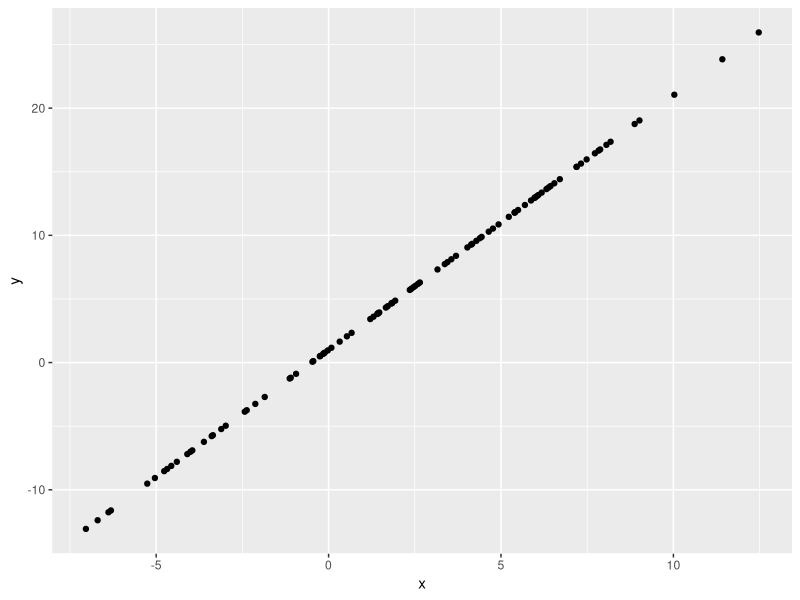

Reproduce this figure in R.
## ---- chunk 1
library(tidyverse)

df = tibble(
  x = rnorm(100, 2, 5),
  y = 1 + 2*x
)

df|>
  ggplot(aes(x = x, y = y)) + 
  geom_point()
